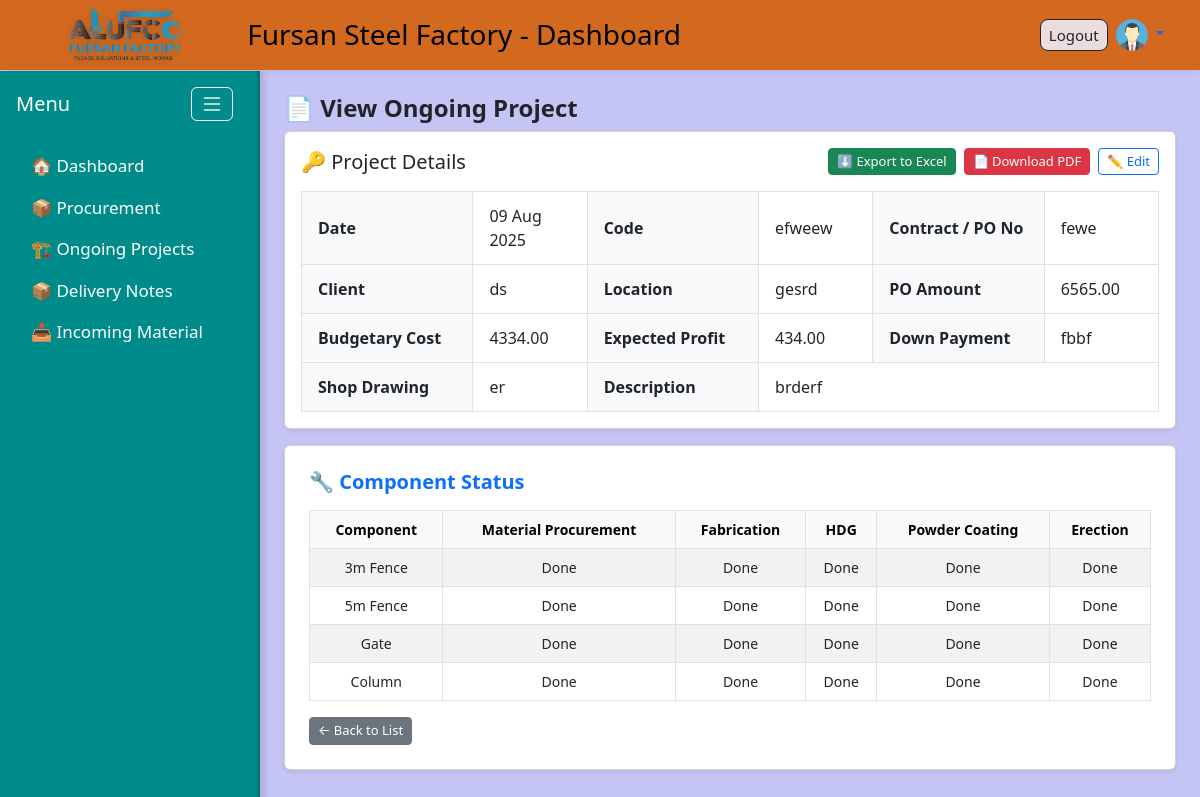
Screenshot of /ongoing/view/62/ (signed in) with the database file from the repository.
### accounts/models.py (models this page shows, shortened)
class Profile(models.Model):
    user = models.OneToOneField(User, on_delete=models.CASCADE)
    avatar = models.ImageField(upload_to='avatars/', default='avatars/default-avatar.png', blank=True, null=True)

### ongoing_projects/models.py (models this page shows, shortened)
class OngoingProject(models.Model):
    code = models.CharField(max_length=50)
    po_number = models.CharField("Contract / P.O No", max_length=100)
    client = models.CharField(max_length=200)
    location = models.CharField(max_length=200)
    po_description = models.TextField()
    po_amount = models.DecimalField(max_digits=12, decimal_places=2)
    budgetary_cost = models.DecimalField(max_digits=12, decimal_places=2)
    expected_profit = models.DecimalField(max_digits=12, decimal_places=2)
    down_payment = models.CharField(max_length=100, blank=True, null=True)
    shop_drawing = models.CharField(max_length=100, blank=True, null=True)
    date = models.DateField(null=True, blank=True)
    status = models.CharField(max_length=20, choices=STATUS_CHOICES, default="In Progress")

class ProjectComponentStatus(models.Model):
    project = models.ForeignKey(OngoingProject, on_delete=models.CASCADE, related_name='components')
    component = models.CharField(max_length=100)
    material_procurement = models.CharField(max_length=20, choices=STATUS_CHOICES, default="N/A")
    fabrication = models.CharField(max_length=20, choices=STATUS_CHOICES, default="N/A")
    hdg = models.CharField(max_length=20, choices=STATUS_CHOICES, default="N/A")
    powder_coating = models.CharField(max_length=20, choices=STATUS_CHOICES, default="N/A")
    erection = models.CharField(max_length=20, choices=STATUS_CHOICES, default="N/A")

### ongoing_projects/views.py (the view)
# urls.py: path('view/<int:pk>/', views.view_ongoing_project, name='view_ongoing_project'),
@login_required
def view_ongoing_project(request, pk):
    project = get_object_or_404(OngoingProject, pk=pk)
    components = project.components.all()
    return render(request, 'ongoing_projects/view.html', {
        'project': project,
        'components': components
    })

### ongoing_projects/templates/ongoing_projects/view.html
{% extends 'base.html' %}
{% block content %}
<h4 class="text-dark fw-semibold mb-2">📄 View Ongoing Project</h4>
<div class="card shadow-sm p-3 mb-3">
  <div class="d-flex justify-content-between align-items-center mb-3">
    <h5 class="mb-0">🔑 Project Details</h5>
    <div class="d-flex gap-2">
      <a href="{% url 'export_ongoing_project_excel' project.id %}" class="btn btn-success btn-sm">
        ⬇️ Export to Excel
      </a>
      <a href="{% url 'download_ongoing_project_pdf' project.id %}" class="btn btn-danger btn-sm">
        📄 Download PDF
      </a>
      <a href="{% url 'edit_ongoing_project' project.id %}" class="btn btn-outline-primary btn-sm">
        ✏️ Edit
      </a>
    </div>
  </div>
  <table class="project-details-table">
  <tbody>
    <tr>
      <th>Date</th>
      <td>{{ project.date|date:"d M Y" }}</td>
      <th>Code</th>
      <td>{{ project.code }}</td>
      <th>Contract / PO No</th>
      <td>{{ project.po_number }}</td>
    </tr>
    <tr>
      <th>Client</th>
      <td>{{ project.client }}</td>
      <th>Location</th>
      <td>{{ project.location }}</td>
      <th>PO Amount</th>
      <td>{{ project.po_amount }}</td>
    </tr>
    <tr>
      <th>Budgetary Cost</th>
      <td>{{ project.budgetary_cost }}</td>
      <th>Expected Profit</th>
      <td>{{ project.expected_profit }}</td>
      <th>Down Payment</th>
      <td>{{ project.down_payment }}</td>
    </tr>
    <tr>
      <th>Shop Drawing</th>
      <td>{{ project.shop_drawing }}</td>
      <th>Description</th>
      <td colspan="3">{{ project.po_description }}</td>
    </tr>
  </tbody>
</table>
</div>
<div class="card p-4 shadow-sm">
  <h5 class="fw-bold text-primary mb-3">🔧 Component Status</h5>
  <div class="table-responsive">
    <table class="table table-bordered table-striped align-middle text-center">
      <thead class="table-light">
        <tr>
          <th>Component</th>
          <th>Material Procurement</th>
          <th>Fabrication</th>
          <th>HDG</th>
          <th>Powder Coating</th>
          <th>Erection</th>
        </tr>
      </thead>
      <tbody>
        {% for c in components %}
        <tr>
          <td>{{ c.component }}</td>
          <td>{{ c.material_procurement }}</td>
          <td>{{ c.fabrication }}</td>
          <td>{{ c.hdg }}</td>
          <td>{{ c.powder_coating }}</td>
          <td>{{ c.erection }}</td>
        </tr>
        {% endfor %}
      </tbody>
    </table>
  </div>
  <div class="text-start">
    <a href="{% url 'ongoing_projects_list' %}" class="btn btn-secondary btn-sm">
      ← Back to List
    </a>
  </div>
</div>
{% endblock %}

### templates/base.html (shortened to what this page needs)
{% load static %}
<!DOCTYPE html>
<html lang="en">
<head>
    <link rel="stylesheet" href="https://cdn.jsdelivr.net/npm/bootstrap@5.3.0/dist/css/bootstrap.min.css">
    <link href="https://cdn.jsdelivr.net/npm/bootstrap-icons@1.10.5/font/bootstrap-icons.css" rel="stylesheet">
    <link rel="stylesheet" href="{% static 'css/custom.css' %}">
</head>
<body>
<header class="custom-header px-4">
    <div class="container-fluid">
        <div class="d-flex justify-content-between align-items-center">
            <div class="d-flex align-items-center">
                <img src="{% static 'images/udadateone.png' %}" alt="Company Logo" class="logo-img">
                <h3 class="mb-0 ms-2">Fursan Steel Factory - Dashboard</h3>
            </div>
           {% if user.is_authenticated %}
            <div class="d-flex align-items-center gap-2 position-relative">
                <form method="post" action="{% url 'logout' %}" class="mb-0">
                    <button type="submit" class="btn btn-outline-dark btn-sm px-2 py-1">Logout</button>
                </form>
                <div class="dropdown">
                    <a href="#" class="d-block dropdown-toggle" id="userDropdown" data-bs-toggle="dropdown" aria-expanded="false">
                        {% if user.profile.avatar %}
                            <img
                                src="{{ user.profile.avatar.url }}"
                                alt="Avatar"
                                class="rounded-circle avatar-hover"
                                style="width:32px; height:32px; cursor:pointer;"
                                title="{{ user.get_full_name|default:user.username }}"
                            >
                        {% endif %}
                    </a>
                </div>
            </div>
            {% else %}
            <a href="{% url 'login' %}" class="btn btn-primary btn-sm">Login</a>
            {% endif %}
        </div>
    </div>
</header>
    <div class="d-flex">
       <nav id="sidebar" class="vh-100">
            <div class="d-flex justify-content-between align-items-center px-3 mb-4">
                <h5 class="text-white mb-0">Menu</h5>
                <button id="sidebarToggle" class="btn btn-outline-light" title="Toggle Menu">
                    <i class="bi bi-list fs-4"></i>
                </button>
            </div>
            <ul class="nav flex-column">
               <li class="nav-item">
                    <a class="nav-link text-white" href="{% url 'dashboard' %}" title="Dashboard">
                        🏠 <span class="label-text">Dashboard</span>
                    </a>
                </li>
                    <li class="nav-item">
                        <a class="nav-link text-white"
                           data-bs-toggle="collapse"
                           href="#procurementSubmenu"
                           role="button"
                           aria-expanded="false"
                           aria-controls="procurementSubmenu">
                            📦 Procurement
                        </a>
                    </li>
                <li class="nav-item">
                    <a class="nav-link text-white"
                        data-bs-toggle="collapse"
                        href="#ongoingSubmenu"
                        role="button"
                        aria-expanded="true"
                        aria-controls="ongoingSubmenu">
                        🏗 <span class="label-text">Ongoing Projects</span>
                    </a>
                </li>
                <li class="nav-item">
                    <a class="nav-link text-white"
                        data-bs-toggle="collapse"
                        href="#deliverySubmenu"
                        role="button"
                        aria-expanded="false"
                        aria-controls="deliverySubmenu">
                         📦 <span class="label-text">Delivery Notes</span>
                    </a>
                </li>
                <li class="nav-item">
                    <a class="nav-link text-white"
                        data-bs-toggle="collapse"
                        href="#incomingSubmenu"
                        role="button"
                        aria-expanded="false"
                        aria-controls="incomingSubmenu">
                        📥 <span class="label-text">Incoming Material</span>
                    </a>
                </li>
            </ul>
    </nav>
    <main class="flex-grow-1 p-4">
        {% block content %}
        {% endblock %}
    </main>
</div>
</body>
</html>

### static/css/custom.css (style rules this page uses)
body { background-color: #c4c4f5; color: #ffffff; padding-top: 70px; }
.custom-header { background-color: chocolate; color: #000; height: 70px; display: flex; align-items: center; position: fixed; top: 0; width: 100%; z-index: 1000; box-shadow: 0 2px 8px rgba(0,0,0,0.05); }
.dropdown > a { text-decoration: none !important; }
.logo-img { height: 100px !important; width: auto; margin-right: 10px; object-fit: contain; image-rendering: -webkit-optimize-contrast; image-rendering: crisp-edges; filter: drop-shadow(0 2px 4px rgba(0, 0, 0, 0.15)); border-radius: 6px; display: block; }
#sidebar { min-height: 100vh; position: fixed; top: 71px; left: 0; width: 260px; max-width: 260px; padding-top: 1rem; overflow-y: auto; background-color: darkcyan; box-shadow: 5px 0 6px rgba(0, 0, 0, 0.1); border-right: 3px solid rgba(0, 0, 0, 0.15); transition: width 0.3s ease; z-index: 100; }
main.flex-grow-1 { margin-left: 260px; padding: 1rem; transition: margin-left 0.3s ease; }
#sidebar .nav-link { color: #140909; margin-left: 15px; font-size: 17px; transition: all 0.2s ease; }
#sidebar ul.nav li.nav-item a { white-space: nowrap; }
#sidebar { transition: width 0.3s ease; }
#sidebar button#sidebarToggle { padding: 0.25rem 0.5rem; font-size: 1rem; line-height: 1; margin-right: 0.5rem; }
.custom-header .btn { font-weight: 500; border-radius: 8px; padding: 6px 14px; font-size: 15px; background-color: rgb(235, 221, 221); }
.table-bordered, .table-bordered th, .table-bordered td { border: 1px solid #dee2e6; }
.d-flex { display: flex; gap: 12px; flex-wrap: wrap; }
td { vertical-align: middle; }
.table td, .table th { vertical-align: middle; font-size: 14px; }
.btn-sm { padding: 3px 8px; font-size: 13px; }
.project-details-table { width: 100%; border-collapse: collapse; table-layout: fixed; }
.project-details-table th, .project-details-table td { padding: 0.75rem 1rem; border: 1px solid #dee2e6; vertical-align: middle; word-wrap: break-word; }
.project-details-table th { background-color: #f8f9fa; font-weight: 600; white-space: nowrap; width: 30%; }
.project-details-table td { width: 20%; }

### rows the page displays
OngoingProject: date "09 Aug 2025", code "efweew", po_number "fewe", client "ds", location "gesrd", po_amount "6565.00", budgetary_cost "4334.00", expected_profit "434.00", down_payment "fbbf", shop_drawing "er", po_description "brderf"
ProjectComponentStatus: component "3m Fence", material_procurement "Done", fabrication "Done", hdg "Done", powder_coating "Done", erection "Done"
ProjectComponentStatus: component "5m Fence", material_procurement "Done", fabrication "Done", hdg "Done", powder_coating "Done", erection "Done"
ProjectComponentStatus: component "Gate", material_procurement "Done", fabrication "Done", hdg "Done", powder_coating "Done", erection "Done"
ProjectComponentStatus: component "Column", material_procurement "Done", fabrication "Done", hdg "Done", powder_coating "Done", erection "Done"
